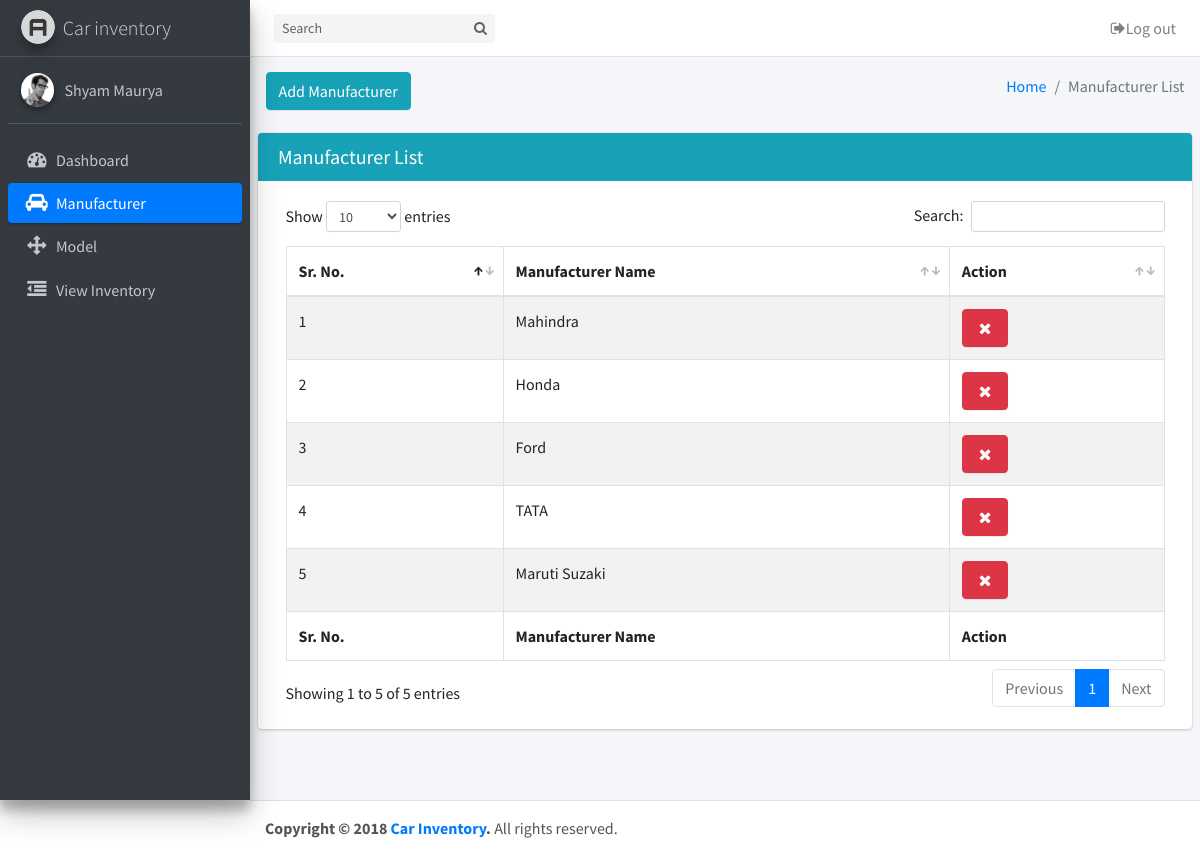
Page /manufacturer_list.php (signed in) on the committed database.
### tables this page shows
CREATE TABLE `sm_manufacturer` (
  `MfId` int(11) NOT NULL,
  `Manufacturer` varchar(255) NOT NULL,
  `IsActive` int(11) NOT NULL DEFAULT '1' COMMENT '0 for block 1 for Active',
  `CreatedBy` int(11) NOT NULL,
  `CreatedOn` datetime NOT NULL,
  `RevisedBy` int(11) NOT NULL,
  `RevisedOn` datetime NOT NULL
);

### classes/manufacturer.php (called while the page is built, shortened)
<?php
require_once 'config.php';
class Manufacturer{
    function getAllManufacturer() {
        global $conn;
        $arr_records = array();
        $sql = "SELECT * FROM `sm_manufacturer` ORDER BY MfId DESC ";
        $result = $conn->query($sql);
        $count = $result->rowCount();
        if (($result) && (($count) > 0)) {
            while ($row = $result->fetch(PDO::FETCH_ASSOC)) {
                $arr_records[] = $row;
            }
        }
        return $arr_records;
    }
}
?>

### manufacturer_list.php (the view, shortened to what this page needs)
<?php
$objMan = new Manufacturer();
$manufacturerArr = $objMan->getAllManufacturer();
?>
<!DOCTYPE html>
<html>
<head>
  <link rel="stylesheet" href="https://maxcdn.bootstrapcdn.com/font-awesome/4.4.0/css/font-awesome.min.css">
  <link rel="stylesheet" href="https://code.ionicframework.com/ionicons/2.0.1/css/ionicons.min.css">
  <link rel="stylesheet" href="plugins/datatables/dataTables.bootstrap4.min.css">
  <link rel="stylesheet" href="dist/css/adminlte.min.css">
</head>
<body class="hold-transition sidebar-mini">
<div class="wrapper">
 <?php include_once('include/head.php');?>
 <?php include_once('include/sidebar.php'); ?>
  <div class="content-wrapper">
    <section class="content-header">
      <div class="container-fluid">
        <div class="row mb-2">
          <div class="col-sm-6">
        <a type="button" class="btn btn-info" href="add_manufacturer.php">Add Manufacturer</a>
          </div>
          <div class="col-sm-6">
            <ol class="breadcrumb float-sm-right">
              <li class="breadcrumb-item"><a href="index.php">Home</a></li>
              <li class="breadcrumb-item active">Manufacturer List</li>
            </ol>
          </div>
        </div>
      </div>
    </section>
    <section class="content">
      <div class="row">
        <div class="col-12">
          <div class="card card-info">
            <div class="card-header">
              <h3 class="card-title"> Manufacturer List</h3>
            </div>
            <div class="card-body">
              <table id="example1" class="table table-bordered table-striped">
                <thead>
                <tr>
                  <th>Sr. No.</th>
                  <th>Manufacturer Name</th>
                  <th>Action</th>
                </tr>
                </thead>
                <tbody>
                  <?php
                      $cnt=0;
                      foreach($manufacturerArr as $key=>$val){
                        $cnt++;
                        ?>
                        <tr role="row" <?php if($cnt%2!=0){ echo "class="."odd";} else{ echo "class="."even";}?>>
                        <td><?php print $cnt;?></td>
                         <td><?php print $val['Manufacturer'];?></td>
                        <td><a class="btn btn-danger" href="classes/manufacturer.php?act=deleteManufacturer&id=<?php echo $val['MfId'];?>" onclick="return confirm('Are you sure want to delete this record?');"><i class="fa fa-fw fa-remove"></i></a></td>
                        <?php
                      }?>
                </tbody>
                <tfoot>
                <tr>
                  <th>Sr. No.</th>
                  <th>Manufacturer Name</th>
                  <th>Action</th>
                </tr>
                </tfoot>
              </table>
            </div>
          </div>
        </div>
      </div>
    </section>
  </div>
<?php include_once('include/footer.php');?>
</div>
</body>
</html>

### rows in the picture
sm_manufacturer: Manufacturer "Mahindra"
sm_manufacturer: Manufacturer "Honda"
sm_manufacturer: Manufacturer "Ford"
sm_manufacturer: Manufacturer "TATA"
sm_manufacturer: Manufacturer "Maruti Suzaki"

### other values in the picture
$_SESSION['Name'] "Shyam Maurya"
